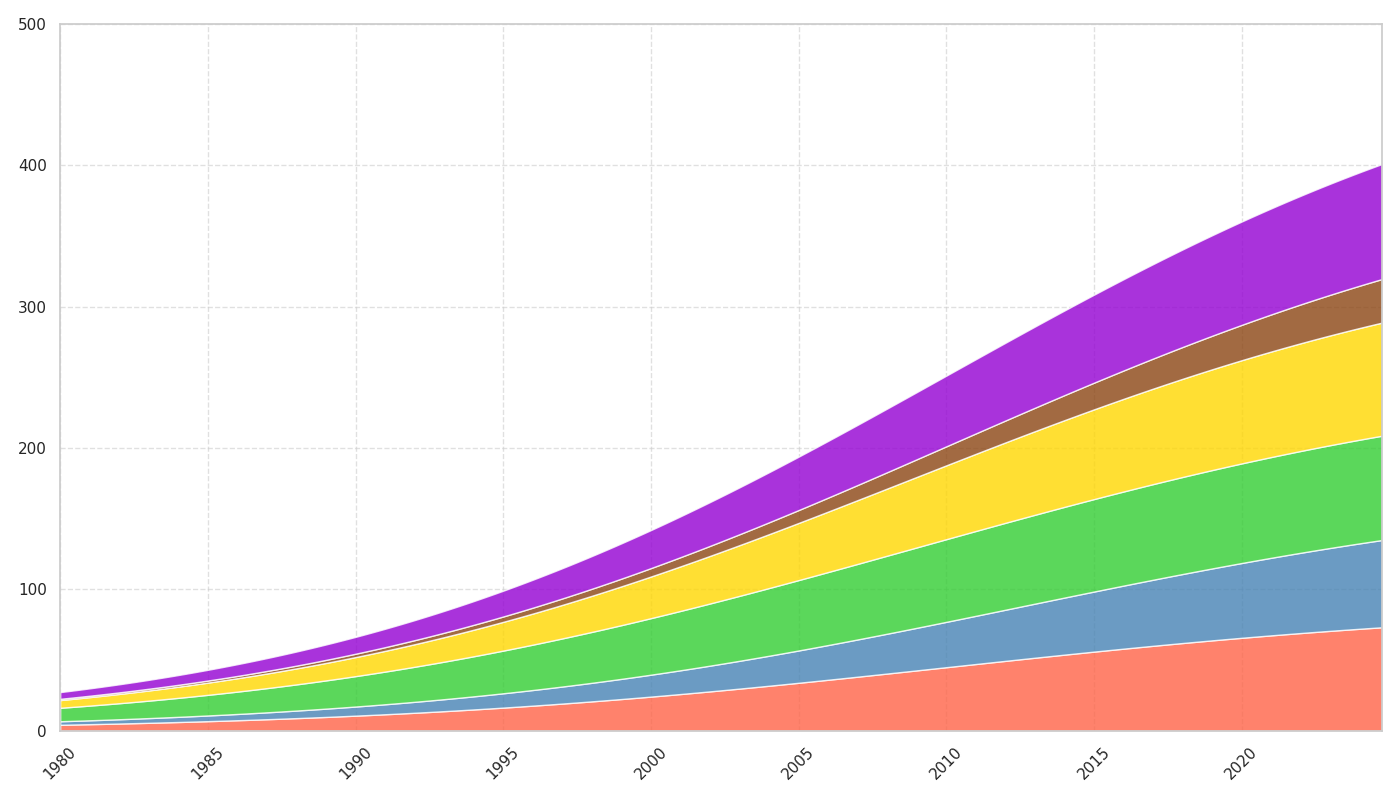

Reproduce this figure in Python.
import matplotlib.pyplot as plt
import numpy as np

years = np.arange(1980, 2025, 0.25)

def logistic_growth(t, L=100, k=0.1, x0=2000):
    return L / (1 + np.exp(-k * (t - x0)))

email_usage = logistic_growth(years, x0=2010, L=90)
social_media_usage = logistic_growth(years, x0=2015, L=85)
video_conferencing_usage = logistic_growth(years, x0=2000, L=80)
messaging_apps_usage = logistic_growth(years, x0=2008, L=95)
mobile_apps_usage = logistic_growth(years, x0=2020, L=50)
iot_devices_usage = logistic_growth(years, x0=2010, L=100)

fig, ax = plt.subplots(figsize=(14, 8))

ax.stackplot(years, email_usage, social_media_usage, video_conferencing_usage, messaging_apps_usage,
             mobile_apps_usage, iot_devices_usage,
             colors=['#FF6347', '#4682B4', '#32CD32', '#FFD700', '#8B4513', '#9400D3'], alpha=0.8)

ax.set_xlim(years[0], years[-1])
ax.set_ylim(0, 500)
ax.set_xticks(np.arange(1980, 2025, 5))
plt.xticks(rotation=45)
ax.grid(True, linestyle='--', alpha=0.6)
plt.tight_layout()

plt.show()
